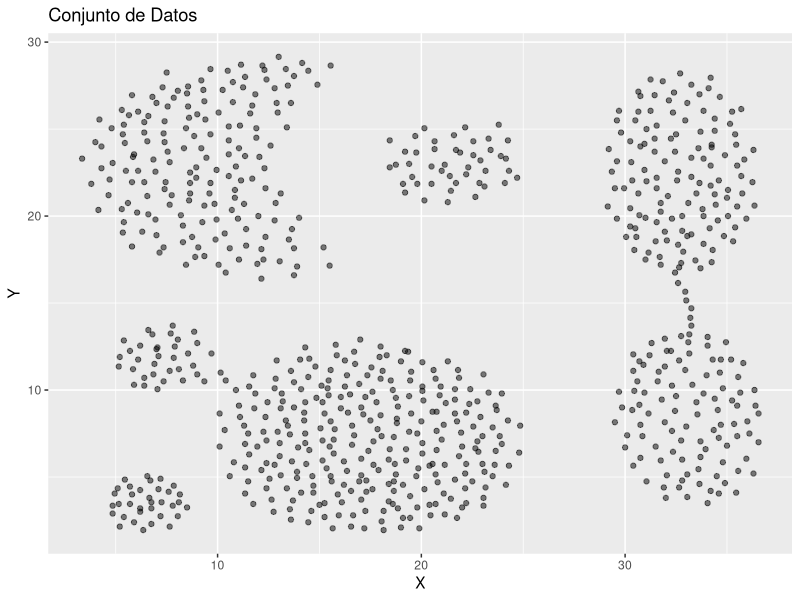
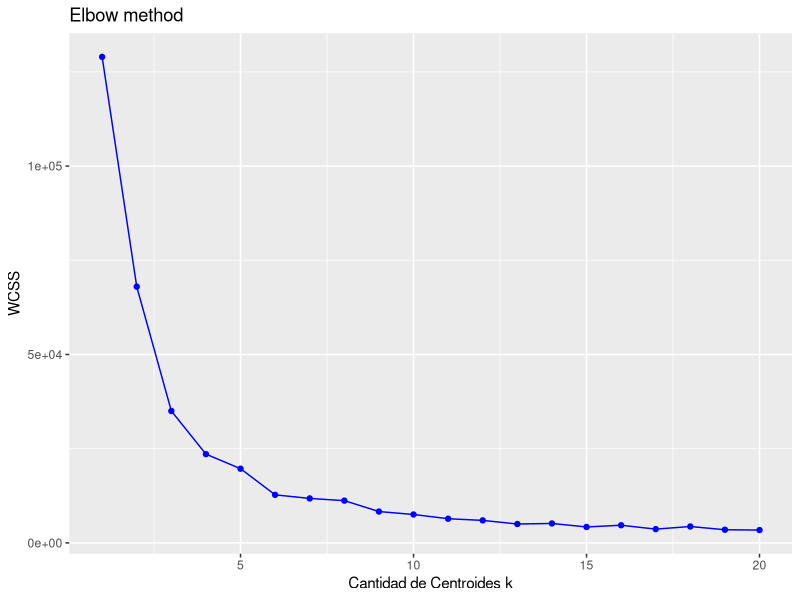
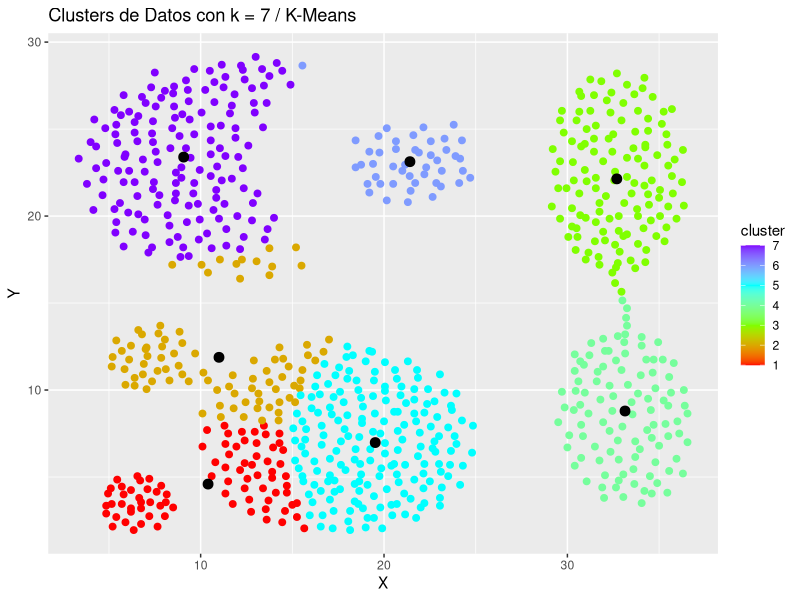
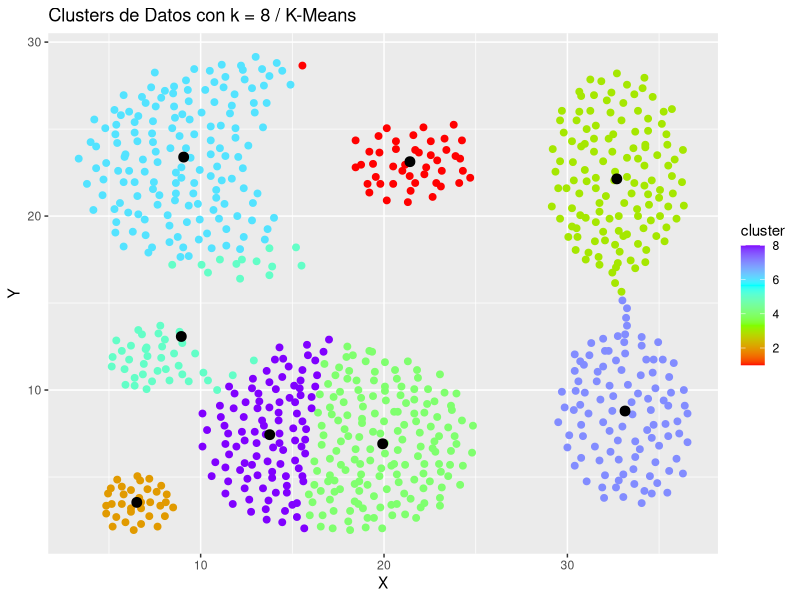
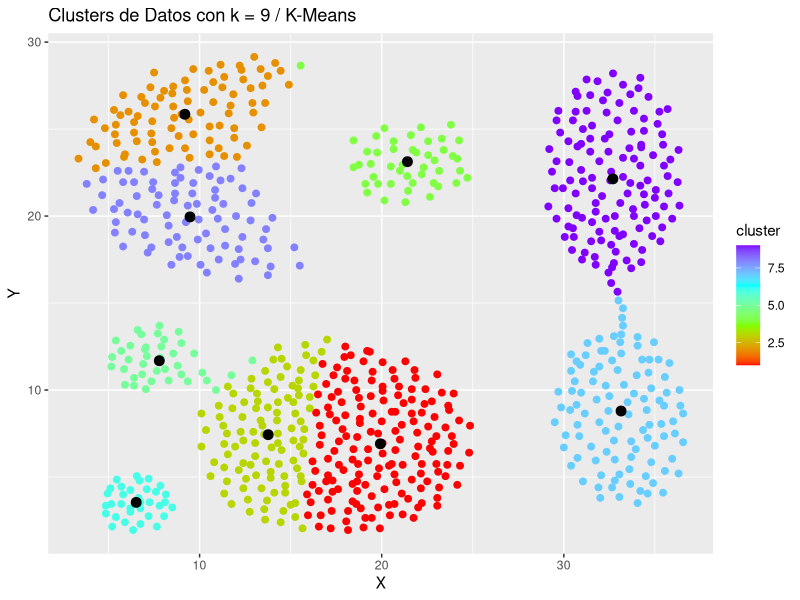
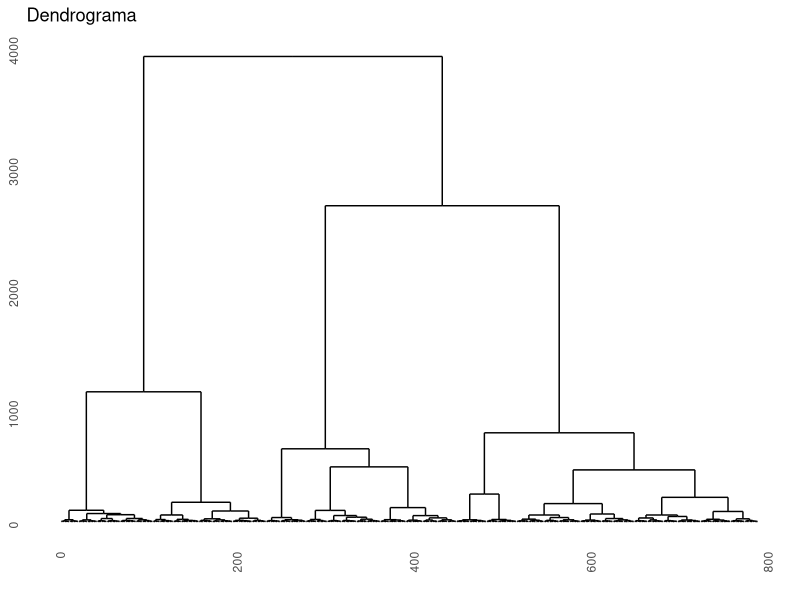
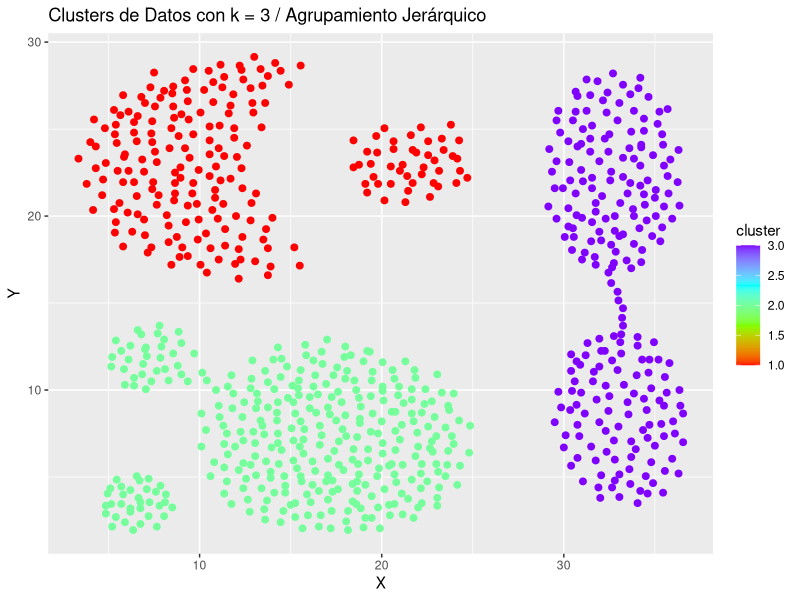
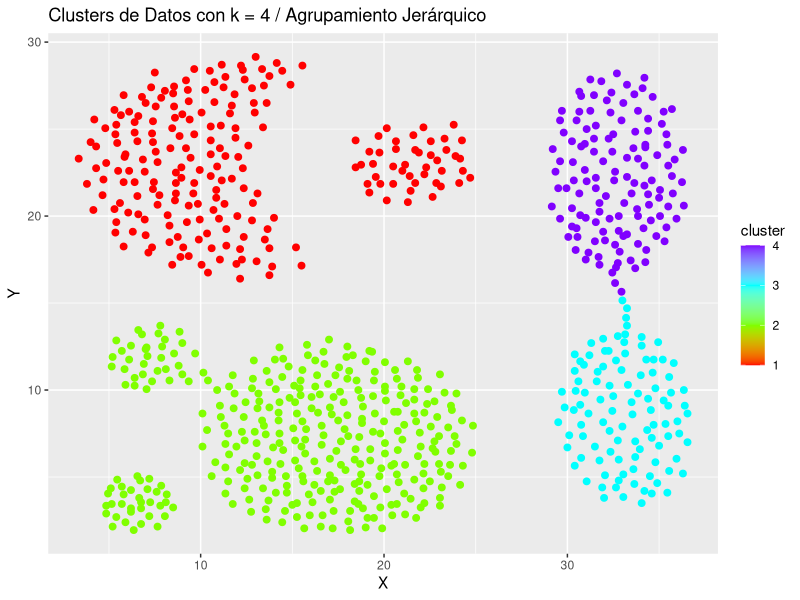

Source code (R) for these figures, in order:
## ---- chunk 1
install.packages("ggplot2")
install.packages("ggdendro")

## ---- chunk 2
library(ggplot2)
library(ggdendro)
## ---- chunk 3
dataClusters<-read.csv(file="Clusters.csv")

summary(dataClusters)
str(dataClusters)
head(dataClusters)



## ---- chunk 4
nombres=c("X", "Y")
colnames(dataClusters)<-nombres
head(dataClusters)
str(dataClusters)
## ---- chunk 5
ggplot() + 
  geom_point(aes(x = X, y = Y), data = dataClusters, alpha = 0.5) + 
  ggtitle('Conjunto de Datos')
## ---- chunk 6
set.seed(123)
wcss <- vector()
for(i in 1:20){
  wcss[i] <- sum(kmeans(dataClusters, i)$withinss)
}
## ---- chunk 7
ggplot() + geom_point(aes(x = 1:20, y = wcss), color = 'blue') + 
  geom_line(aes(x = 1:20, y = wcss), color = 'blue') + 
  ggtitle("Elbow method") + 
  xlab('Cantidad de Centroides k') + 
  ylab('WCSS')
## ---- chunk 8
set.seed(1234)
modeloKMeans <- kmeans(dataClusters, 7, iter.max = 1000)
## ---- chunk 9
modeloKMeans
## ---- chunk 10
dataClusters$cluster <- modeloKMeans$cluster
ggplot() + geom_point(aes(x = X, y = Y, color = cluster), data = dataClusters, size = 2) +
  scale_colour_gradientn(colours=rainbow(4)) +
  geom_point(aes(x = modeloKMeans$centers[, 1], y = modeloKMeans$centers[, 2]), color = 'black', size = 3) + 
  ggtitle('Clusters de Datos con k = 7 / K-Means') + 
  xlab('X') + ylab('Y')
## ---- chunk 11
set.seed(123)
modeloKMeans2 <- kmeans(dataClusters, 8, iter.max = 1000, nstart = 10)
dataClusters$cluster <- modeloKMeans2$cluster
ggplot() + geom_point(aes(x = X, y = Y, color = cluster), data = dataClusters, size = 2) +
  scale_colour_gradientn(colours=rainbow(4)) +
  geom_point(aes(x = modeloKMeans2$centers[, 1], y = modeloKMeans2$centers[, 2]), color = 'black', size = 3) + 
  ggtitle('Clusters de Datos con k = 8 / K-Means') + 
  xlab('X') + ylab('Y')


set.seed(123)
modeloKMeans3 <- kmeans(dataClusters, 9, iter.max = 1000, nstart = 10)
dataClusters$cluster <- modeloKMeans3$cluster
ggplot() + geom_point(aes(x = X, y = Y, color = cluster), data = dataClusters, size = 2) +
  scale_colour_gradientn(colours=rainbow(4)) +
  geom_point(aes(x = modeloKMeans3$centers[, 1], y = modeloKMeans3$centers[, 2]), color = 'black', size = 3) + 
  ggtitle('Clusters de Datos con k = 9 / K-Means') + 
  xlab('X') + ylab('Y')
## ---- chunk 12

dendrograma <- hclust(dist(dataClusters, method = 'euclidean'), method = 'ward.D')
ggdendrogram(dendrograma, rotate = FALSE, labels = FALSE, theme_dendro = TRUE) + 
  labs(title = "Dendrograma")
## ---- chunk 13
modeloJerarquico <- hclust(dist(dataClusters, method = 'euclidean'), method = 'ward.D')
gruposModelo1 <- cutree(modeloJerarquico, k = 3)
dataClusters$cluster <- gruposModelo1
## ---- chunk 14
ggplot() + geom_point(aes(x = X, y = Y, color = cluster), data = dataClusters, size = 2) +
  scale_colour_gradientn(colours=rainbow(4)) +
  ggtitle('Clusters de Datos con k = 3 / Agrupamiento Jerárquico') + 
  xlab('X') + ylab('Y')
## ---- chunk 15
modelo2 <- cutree(modeloJerarquico, k = 4)
dataClusters$cluster <- modelo2
ggplot() + geom_point(aes(x = X, y = Y, color = cluster), data = dataClusters, size = 2) +
  scale_colour_gradientn(colours=rainbow(4)) +
  ggtitle('Clusters de Datos con k = 4 / Agrupamiento Jerárquico') + 
  xlab('X') + ylab('Y')
## ---- chunk 16
modelo3 <- cutree(modeloJerarquico, k = 7)
dataClusters$cluster <- modelo3
ggplot() + geom_point(aes(x = X, y = Y, color = cluster), data = dataClusters, size = 2) +
  scale_colour_gradientn(colours=rainbow(4)) +
  ggtitle('Clusters de Datos con k = 7 / Agrupamiento Jerárquico') + 
  xlab('X') + ylab('Y')
